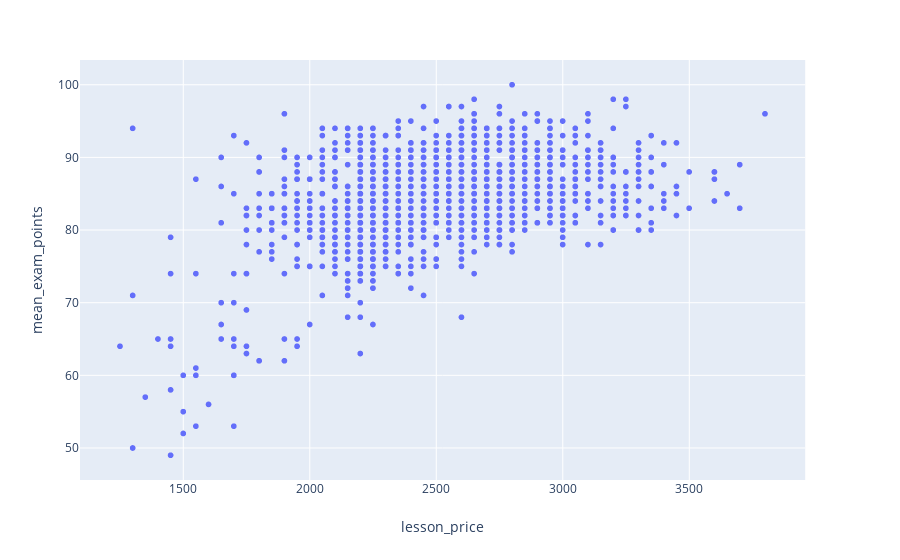

The notebook cell this image was saved under:
### Code cell
px.scatter(train_right_right, x = 'lesson_price', y = 'mean_exam_points')

### Figure 1 — Plotly figure (JSON) as saved in the notebook; plotly's stock layout.template omitted (floating-point values rounded to 4 significant figures; data arrays with more than 128 entries replaced by an {"elided": "..."} marker saying what was removed)
{"data": [{"hoverlabel": {"namelength": 0}, "hovertemplate": "lesson_price=%{x}<br>mean_exam_points=%{y}", "legendgroup": "", "marker": {"color": "#636efa", "symbol": "circle"}, "mode": "markers", "name": "", "showlegend": false, "type": "scattergl", "x": {"elided": "1524 int values"}, "xaxis": "x", "y": {"elided": "1524 int values"}, "yaxis": "y"}], "layout": {"autosize": true, "legend": {"tracegroupgap": 0}, "margin": {"t": 60}, "xaxis": {"anchor": "y", "autorange": true, "domain": [0, 0.98], "range": [1097.0, 3953.0], "title": {"text": "lesson_price"}, "type": "linear"}, "yaxis": {"anchor": "x", "autorange": true, "domain": [0, 1], "range": [45.64, 103.4], "title": {"text": "mean_exam_points"}, "type": "linear"}}}
